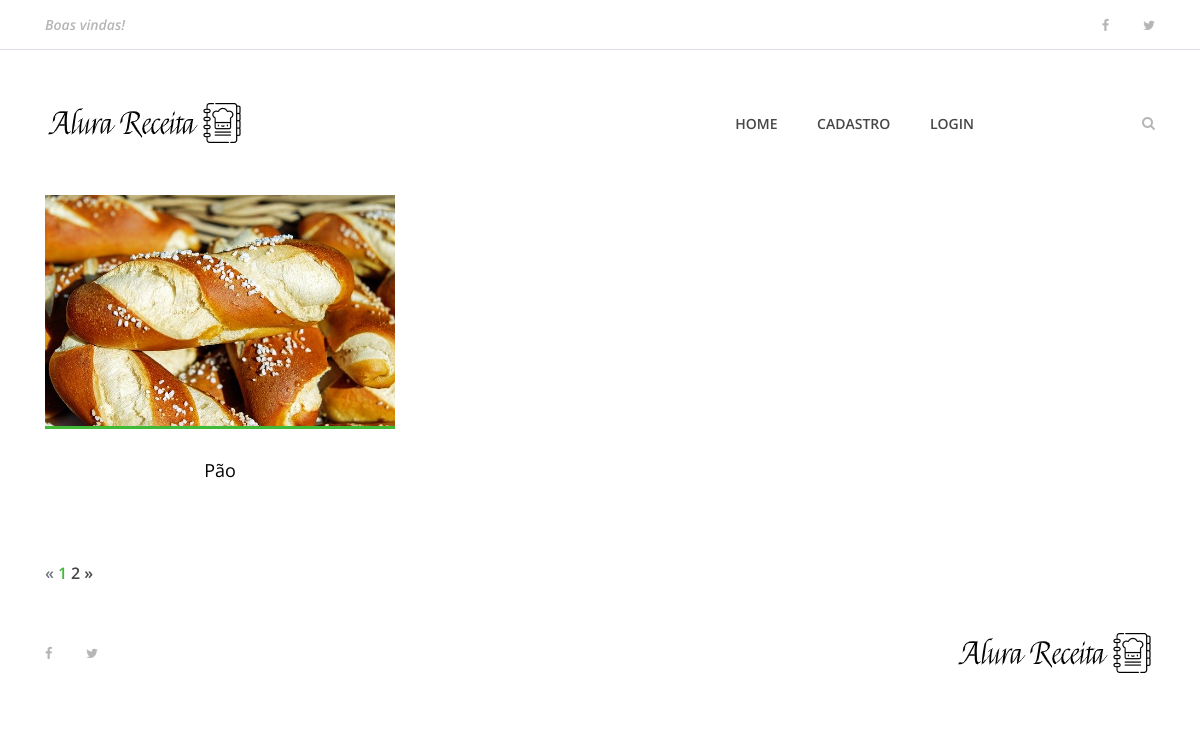
The page / on the database its author committed.
### apps/receitas/models.py (models this page shows, shortened)
class Receitas(models.Model):
    pessoa = models.ForeignKey(User, on_delete=models.CASCADE)
    nome_receita = models.CharField(max_length=100)
    categoria = models.CharField(max_length=100)
    rendimento = models.CharField(max_length=100)
    ingredientes = models.TextField()
    modo_preparo = models.TextField()
    tempo_preparo = models.IntegerField()
    foto_receita = models.ImageField(upload_to='fotos/%Y/%m/%d', blank=True)
    data = models.DateTimeField(default=datetime.now(), blank=True)
    publicada = models.BooleanField(default=False)

### apps/receitas/views/views.py (the view)
# urls.py: path('', index, name='index'),
def index(request):
    receitas = Receitas.objects.order_by('-data').filter(publicada=True)
    paginator = Paginator(receitas, 1)
    page = request.GET.get('page')
    lista_receitas = paginator.get_page(page)
    dados = {
        'receitas': lista_receitas
    }
    return render(request, 'receitas/index.html', dados)

### templates/receitas/index.html (shortened to what this page needs)
{% extends 'base.html' %}
{% load static %}
{% block content %}
<body>
    {% include 'partials/_menu.html' %}
    <section class="best-receipe-area">
        <div class="container">
            <div class="row">
                {% if receitas %}
                    {% for receita in receitas %}
                        <div class="col-12 col-sm-6 col-lg-4">
                            <div class="single-best-receipe-area mb-30">
                                {% if not receita.foto_receita %}
                                    <img src="{% static 'img/bg-img/foto_receita.png' %}" alt="">
                                {% else %}
                                    <img src="{{receita.foto_receita.url}}" alt="">
                                {% endif %}
                                <div class="receipe-content">
                                    <a href="{% url 'receita' receita.id %}">
                                        <h5>{{receita.nome_receita}}</h5>
                                    </a>
                                </div>
                            </div>
                        </div>
                    {% endfor %}
                {% endif %}
            </div>
        </div>
    </section>
    {% include 'partials/_paginator.html' %}
    {% include 'partials/_footer.html' %}
{% endblock %}

### templates/base.html (shortened to what this page needs)
{% load static %}
<!DOCTYPE html>
<html lang="en">
<head>
    <link rel="stylesheet" href="{% static 'site.css' %}">
</head>
{% block content%}
{% endblock%}
</body>
</html>

### templates/partials/_buscador.html (shortened to what this page needs)
{% load static %}

### templates/partials/_menu.html (shortened to what this page needs)
{% load static %}
<header class="header-area">
    <div class="top-header-area">
        <div class="container h-100">
            <div class="row h-100 align-items-center justify-content-between">
                <div class="col-12 col-sm-6">
                    <div class="breaking-news">
                        <div id="breakingNewsTicker" class="ticker">
                            <ul>
                                <li><a href="">Boas vindas!</a></li>
                            </ul>
                        </div>
                    </div>
                </div>
                <div class="col-12 col-sm-6">
                    <div class="top-social-info text-right">
                        <a href=""><i class="fa fa-facebook" aria-hidden="true"></i></a>
                        <a href=""><i class="fa fa-twitter" aria-hidden="true"></i></a>
                    </div>
                </div>
            </div>
        </div>
    </div>
    <div class="delicious-main-menu">
        <div class="classy-nav-container breakpoint-off">
            <div class="container">
                <nav class="classy-navbar justify-content-between" id="deliciousNav">
                    <a class="nav-brand" href="{% url 'index' %}"><img src="{% static 'img/core-img/logo.png' %}" alt=""></a>
                    <div class="classy-menu">
                        <div class="classynav">
                            <ul>
                                {% if not user.is_authenticated %}
                                    <li><a href="{% url 'index' %}">Home</a></li>
                                    <li><a href="{% url 'cadastro' %}">Cadastro</a></li>
                                    <li><a href="{% url 'login' %}">Login</a></li>
                                {% endif %}
                            </ul>
                            <div class="search-btn">
                                <i class="fa fa-search" aria-hidden="true"></i>
                            </div>
                        </div>
                    </div>
                </nav>
            </div>
        </div>
    </div>
</header>

### templates/partials/_paginator.html
<section class="top-catagory-area section-padding-20-0">
    <div class="container">
        {% if receitas.has_other_pages %}
        <ul class="pagination">
            {% if receitas.has_previous %}
            <li class="page-item">
                <a href="?page={{ receitas.previous_page_number }}" class="page-link">&laquo;</a>
            </li>
            {% else %}
            <li class="page-item disabled">
                <a class="page-link">&laquo;</a>
            </li>
            {% endif %}
            {% for pagina in receitas.paginator.page_range %}
            {% if receitas.number == pagina %}
            <li class="page-item active">
                <a class="page-link">{{ pagina }}</a>
            </li>
            {% else %}
            <li class="page-item">
                <a href="?page={{pagina}}" class="page-link">{{pagina}}</a>
            </li>
            {% endif %}
            {% endfor %}
            {% if receitas.has_next %}
            <li class="page-item">
                <a href="?page={{ receitas.next_page_number }}" class="page-link">&raquo;</a>
            </li>
            {% else %}
            <li class="page-item disabled">
                <a class="page-link">&raquo;</a>
            </li>
            {% endif %}
        </ul>
        {% endif %}
    </div>
</section>

### templates/partials/_footer.html
{% load static %}
    <footer class="footer-area">
        <div class="container h-100">
            <div class="row h-100">
                <div class="col-12 h-100 d-flex flex-wrap align-items-center justify-content-between">
                    <div class="footer-social-info text-right">
                        <a href="#"><i class="fa fa-facebook" aria-hidden="true"></i></a>
                        <a href="#"><i class="fa fa-twitter" aria-hidden="true"></i></a>
                    </div>
                    <div class="footer-logo">
                        <a href="{% url 'index' %}"><img src="{% static 'img/core-img/logo.png' %}" alt=""></a>
                    </div>
                </div>
            </div>
        </div>
    </footer>

### alurareceitas/static/site.css (style rules this page uses)
* { margin: 0; padding: 0; }
body { font-family: "Open Sans", sans-serif; font-size: 14px; }
h1, h2, h3, h4, h5, h6 { color: #000000; line-height: 1.3; font-weight: 600; }
a, a:hover, a:focus { -webkit-transition-duration: 500ms; transition-duration: 500ms; text-decoration: none; outline: 0 solid transparent; color: #000000; font-weight: 600; font-size: 14px; color: #474747; }
ul, ol { margin: 0; }
ul li, ol li { list-style: none; }
img { height: auto; max-width: 100%; }
.mb-30 { margin-bottom: 30px !important; }
.header-area { position: relative; z-index: 100; width: 100%; }
.header-area .top-header-area { width: 100%; height: 50px; background-color: #ffffff; border-bottom: 1px solid #dddee9; }
.header-area .top-header-area .breaking-news { position: relative; z-index: 1; }
.header-area .top-header-area .breaking-news .ticker { width: 100%; text-align: left; position: relative; overflow: hidden; }
.header-area .top-header-area .breaking-news .ticker ul { width: 100%; position: relative; z-index: 1; }
.header-area .top-header-area .breaking-news .ticker ul li { display: none; width: 100%; }
.header-area .top-header-area .breaking-news .ticker ul li a { font-size: 14px; color: #b6b6b6; font-style: italic; }
.header-area .top-header-area .top-social-info a { display: inline-block; color: #b6b6b6; font-size: 13px; margin-right: 30px; }
.header-area .top-header-area .top-social-info a:last-child { margin-right: 0; }
.header-area .delicious-main-menu { position: relative; width: 100%; z-index: 100; height: 145px; }
.header-area .delicious-main-menu .classy-nav-container { background-color: transparent; }
.header-area .delicious-main-menu .classy-navbar { height: 145px; padding: 0; }
.header-area .delicious-main-menu .classy-navbar .classynav ul li a { font-weight: 600; }
.header-area .delicious-main-menu .classy-navbar .classynav > ul > li > a { text-transform: uppercase; padding: 12px 18px 11px; background-color: transparent; border-bottom: 3px solid transparent; line-height: 1; color: #474747; font-weight: 600; }
.header-area .delicious-main-menu .classynav .search-btn { color: #b6b6b6; margin-left: 150px; cursor: pointer; -webkit-transition-duration: 500ms; transition-duration: 500ms; }
.header-area .delicious-main-menu .classynav .search-btn i { -webkit-transition-duration: 500ms; transition-duration: 500ms; }
.best-receipe-area { position: relative; z-index: 1; padding-bottom: 50px; }
.single-best-receipe-area { position: relative; z-index: 1; }
.single-best-receipe-area img { border-bottom: 3px solid #40ba37; }
.single-best-receipe-area .receipe-content { padding-top: 30px; text-align: center; }
.single-best-receipe-area .receipe-content h5 { font-size: 18px; margin-bottom: 10px; font-weight: 400; -webkit-transition-duration: 500ms; transition-duration: 500ms; }
.pagination { position: relative; z-index: 1; }
.pagination .page-link { padding: 0; font-size: 16px; margin-right: 5px; border: none; color: #474747; }
.pagination .page-item.active .page-link { background-color: transparent; color: #40ba37; }
.footer-area { position: relative; z-index: 1; width: 100%; height: 140px; background-color: #ffffff; }
.footer-area .footer-social-info { padding-right: 15px; }
.footer-area .footer-social-info a { display: inline-block; color: #b6b6b6; font-size: 13px; margin-right: 30px; }
.footer-area .footer-social-info a:last-child { margin-right: 0; }

### rows shown on the page
Receitas: foto_receita (picture), nome_receita "Pão"

### other values the page prints
{{ pagina }} "1"
{{ pagina }} "2"
